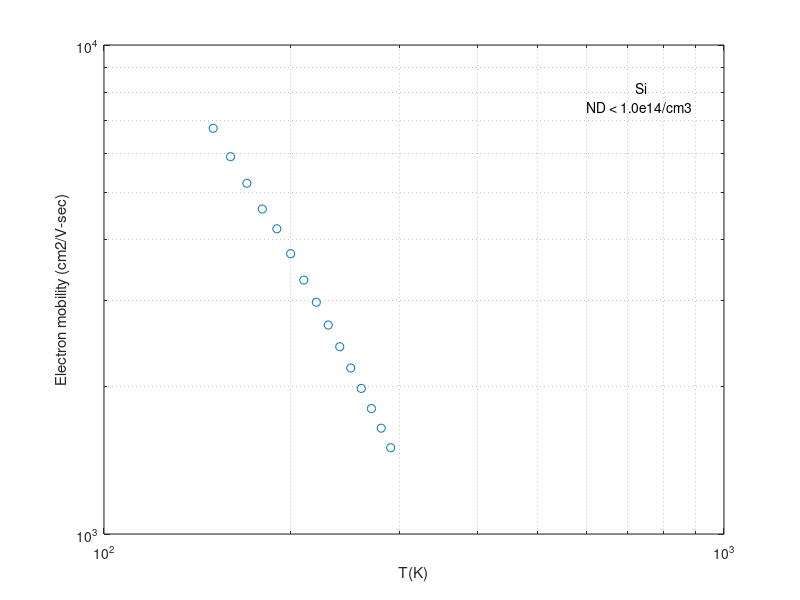

Recreate this plot in MATLAB.
# taking values

T=150:10:290;
un=[6757 5910 5216 4619 4209 3743 3306 2978 2675 2415 2185 1985 1805 1646 1501];

# taking log of values
u=log(T);
v=log(un);

# Fitting this in equation
x=polyfit(u,v,1);  # v=x(1)+x(2)*u
a=x(1);
b=-x(2);   # log(un)=-b*log(T)+a

T1=120:10:350;
y1=exp(a).*(T1.^(-b));


# Plotting
loglog(T,un, 'o', T1, y1);
grid;
axis([100,1000,1000,10000]);
xlabel('T(K)');
ylabel('Electron mobility (cm2/V-sec)');

text(600, 7500,'ND < 1.0e14/cm3');
text(720, 8200, 'Si');